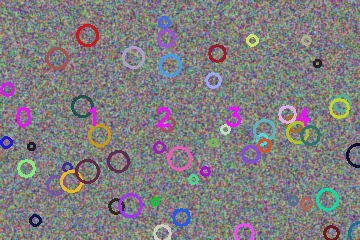
#> input picture panorama/assets/synthetic/1.jpg, 360 x 240 px, found by its file name
$ python CV_work1.py
#> lines starting #> are read from the running program, lines starting #| are printed output that depends on the picture; after the words box and inside, x2 and y2 are one past the last pixel; in counts of white or black regions, pixels touching at a corner belong together; long printed decimals are rounded
import cv2 as cv
import numpy as np
from itertools import combinations
from math import lgamma, log, exp


# 三张待拼接图片。默认顺序为：左图、中间图、右图。
IMAGE_PATHS = ["1.jpg", "2.jpg", "3.jpg"]

# 为了避免原图过大导致运行很慢，默认把最长边缩到 1600。
MAX_SIDE = 1600


def resize_image(img, max_side):
    """将图像最长边缩放到 max_side，保持宽高比例不变。"""
    if max_side is None:
        return img

    h, w = img.shape[:2]
    long_side = max(h, w)

    if long_side <= max_side:
        return img

    # 缩放比例 = 目标最长边 / 原图最长边。
    scale = max_side / long_side
    new_w = int(w * scale)
    new_h = int(h * scale)
    return cv.resize(img, (new_w, new_h), interpolation=cv.INTER_AREA)


def calculate_probability(ni, nf, p1=0.6, p0=0.1, prior=1e-6):
    """根据 RANSAC 内点数 ni 和候选匹配数 nf 计算两图匹配概率。"""
    if nf == 0:
        return 0.0

    # 二项分布的对数形式，避免直接计算阶乘造成数值过大。
    log_c = lgamma(nf + 1) - lgamma(ni + 1) - lgamma(nf - ni + 1)
    log_b1 = log_c + ni * log(p1) + (nf - ni) * log(1 - p1)
    log_b0 = log_c + ni * log(p0) + (nf - ni) * log(1 - p0)

    # prior 先验概率：在不知道图像内容前，默认两张图真正匹配的概率很小。
    log_true = log_b1 + log(prior)
    log_false = log_b0 + log(1 - prior)
    x = log_false - log_true

    # 防止 exp(x) 因 x 过大而溢出。
    if x > 700:
        return 0.0
    if x < -700:
        return 1.0

    # 把两个假设的对数概率转换成 0~1 之间的后验概率。
    return 1.0 / (1.0 + exp(x))


def find_transform(img1, img2):
    """计算 img1 到 img2 的单应矩阵，同时返回匹配统计信息。"""
    gray1 = cv.cvtColor(img1, cv.COLOR_BGR2GRAY)
    gray2 = cv.cvtColor(img2, cv.COLOR_BGR2GRAY)

    # 创建 SIFT 特征提取器
    sift = cv.SIFT_create()
    # kp1 是关键点列表，des1 是每个关键点对应的 128 维 SIFT 描述子。
    kp1, des1 = sift.detectAndCompute(gray1, None)
    kp2, des2 = sift.detectAndCompute(gray2, None)

    if des1 is None or des2 is None:
        return None, 0, 0, 0.0

    # 使用 FLANN 匹配。
    index_params = dict(algorithm=1, trees=5)
    search_params = dict(checks=50)
    matcher = cv.FlannBasedMatcher(index_params, search_params)

    matches = matcher.knnMatch(des1, des2, k=2)

    # 最佳匹配要明显优于第二佳匹配。
    good_matches = []
    ratio = 0.75
    for pair in matches:
        if len(pair) == 2:
            m = pair[0]
            n = pair[1]
            if m.distance < ratio * n.distance:
                good_matches.append(m)

    # nf：通过初步筛选后的候选匹配数量。
    nf = len(good_matches)
    if nf < 4:
        return None, nf, 0, 0.0

    # src_points 存 img1 中的匹配点坐标；dst_points 存 img2 中对应点坐标。
    src_points = []
    dst_points = []
    for m in good_matches:
        src_points.append(kp1[m.queryIdx].pt)
        dst_points.append(kp2[m.trainIdx].pt)

    src_points = np.float32(src_points).reshape(-1, 1, 2)
    dst_points = np.float32(dst_points).reshape(-1, 1, 2)

    # RANSAC 可以剔除错误匹配，mask 中的 1 表示内点。
    H, mask = cv.findHomography(src_points, dst_points, cv.RANSAC, 5.0)
    if H is None or mask is None:
        return None, nf, 0, 0.0

    # 内点数量 ni。
    ni = int(mask.sum())
    probability = calculate_probability(ni, nf)
    return H, nf, ni, probability


def crop_black_border(img, valid_mask):
    """根据有效区域 mask 裁掉四周黑边。"""

    # 真实图像内容
    rows, cols = np.where(valid_mask > 0)

    if len(rows) == 0 or len(cols) == 0:
        return img

    # 找到所有有效像素形成的最小外接矩形。
    top = int(rows.min())
    bottom = int(rows.max()) + 1
    left = int(cols.min())
    right = int(cols.max()) + 1

    # 向内收缩边界。每次裁掉“黑边最多”的一侧，
    threshold = 0.995
    # 持续检查四条边是否还含有明显黑边。
    while top < bottom - 1 and left < right - 1:
        top_ratio = valid_mask[top, left:right].mean()
        bottom_ratio = valid_mask[bottom - 1, left:right].mean()
        left_ratio = valid_mask[top:bottom, left].mean()
        right_ratio = valid_mask[top:bottom, right - 1].mean()

        # 找出有效像素比例最低的一条边。
        min_ratio = min(top_ratio, bottom_ratio, left_ratio, right_ratio)
        if min_ratio >= threshold:
            break

        # 哪条边的有效比例最低，就把哪条边向内收缩一格。
        if min_ratio == top_ratio:
            top += 1
        elif min_ratio == bottom_ratio:
            bottom -= 1
        elif min_ratio == left_ratio:
            left += 1
        else:
            right -= 1

    return img[top:bottom, left:right]


def stitch_three_images(images):
    """以第二张图为参考图，将三张图拼接成全景图。"""
    img_a = images[0]
    img_b = images[1]
    img_c = images[2]

    # 计算 A 到 B , C 到 B的单应矩阵。
    H_ab, nf_ab, ni_ab, p_ab = find_transform(img_a, img_b)
    H_cb, nf_cb, ni_cb, p_cb = find_transform(img_c, img_b)

    if H_ab is None or H_cb is None:
        raise ValueError("图像重叠不足，无法完成三图拼接。")

    transforms = [H_ab, np.eye(3), H_cb]

    # 计算三张图变换后的四个角点，用来确定全景图画布大小。
    all_corners = []
    for i in range(3):
        img = images[i]
        H = transforms[i]
        h, w = img.shape[:2]
        corners = np.float32([[0, 0], [w, 0], [w, h], [0, h]]).reshape(-1, 1, 2)
        new_corners = cv.perspectiveTransform(corners, H)
        all_corners.append(new_corners)

    all_corners = np.vstack(all_corners)
    xmin, ymin = np.floor(all_corners.min(axis=0).ravel()).astype(int)
    xmax, ymax = np.ceil(all_corners.max(axis=0).ravel()).astype(int)

    # 如果坐标有负数，就整体平移到正坐标区域。
    move = np.array([[1, 0, -xmin],
                     [0, 1, -ymin],
                     [0, 0, 1]], dtype=np.float64)

    out_w = xmax - xmin
    out_h = ymax - ymin

    color_sum = np.zeros((out_h, out_w, 3), np.float32)
    weight_sum = np.zeros((out_h, out_w, 1), np.float32)

    for i in range(3):
        img = images[i]
        H = transforms[i]
        final_H = np.dot(move, H)

        warped = cv.warpPerspective(img, final_H, (out_w, out_h))

        # 单独变换一张白色 mask，用来判断哪些像素来自原图。
        src_mask = np.ones(img.shape[:2], dtype=np.uint8) * 255
        warped_mask = cv.warpPerspective(src_mask, final_H, (out_w, out_h),
                                         flags=cv.INTER_NEAREST)
        valid = (warped_mask > 0).astype(np.uint8)

        # 距离变换产生羽化权重：越靠近图像中心权重越大，边缘权重越小。
        weight = cv.distanceTransform(valid, cv.DIST_L2, 3)
        if weight.max() > 0:
            weight = weight / weight.max()

        weight = weight.reshape(out_h, out_w, 1).astype(np.float32)
        color_sum = color_sum + warped.astype(np.float32) * weight
        weight_sum = weight_sum + weight

    panorama_full = color_sum / np.maximum(weight_sum, 1e-6)
    panorama_full = np.clip(panorama_full, 0, 255).astype(np.uint8)

    valid_mask = (weight_sum[:, :, 0] > 1e-6).astype(np.uint8)
    panorama_crop = crop_black_border(panorama_full, valid_mask)

    pair_results = [
        ("A-B", nf_ab, ni_ab, p_ab),
        ("B-C", nf_cb, ni_cb, p_cb)
    ]

    return panorama_crop, panorama_full, pair_results


def main():
    images = []
    for path in IMAGE_PATHS:
        img = cv.imread(path)
#> img is the input picture: shape (240, 360, 3); mean B, G, R 128.5, 125.6, 128.6
        if img is None:
            raise FileNotFoundError("无法读取图片：" + path)
        img = resize_image(img, MAX_SIDE)
        images.append(img)

    # 计算每两张图之间的匹配概率。
    print("三对图像的匹配概率：")
    for pair in combinations(range(3), 2):
        i = pair[0]
        j = pair[1]
        H, nf, ni, prob = find_transform(images[i], images[j])
        print(IMAGE_PATHS[i], "-", IMAGE_PATHS[j],
              "nf =", nf, "ni =", ni, "P =", format(prob, ".6f"))
#> this loop made 3 passes
#> (matches in find_transform, nf, ni) on passes 1 to 3: (1015 matches, 648, 641), (1015 matches, 330, 323), (1025 matches, 700, 698)
#| 1.jpg - 2.jpg nf = 648 ni = 641 P = 1.000
#| 1.jpg - 3.jpg nf = 330 ni = 323 P = 1.000
#| 2.jpg - 3.jpg nf = 700 ni = 698 P = 1.000
#> pass 1, in find_transform, `gray2 = cv.cvtColor(img2, cv.COLOR_BGR2GRAY)`:
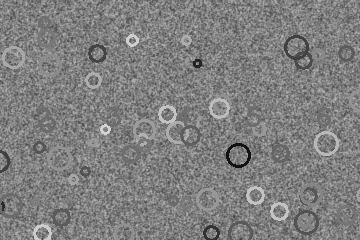
#> gray2: shape (240, 360); min 16, max 213, mean 127.3

    result_crop, result_full, used_pairs = stitch_three_images(images)
#> in find_transform (call 4), `kp1, des1 = sift.detectAndCompute(gray1, None)`: kp1 = 1015 keypoints; strongest (x, y, size): (317, 63, 2.1), (73, 171, 2.5), (80, 176, 2), (66, 171, 1.9)
#> in find_transform (call 4), `kp2, des2 = sift.detectAndCompute(gray2, None)`: kp2 = 1025 keypoints; strongest (x, y, size): (197, 63, 2.1), (230, 162, 2.6), (105, 129, 2.8), (228, 159, 2.6)
#> in find_transform (call 4), `matches = matcher.knnMatch(des1, des2, k=2)`: matches = 1015 matches
#> after the loop in find_transform (call 4), `for pair in matches:`: good_matches = 649 matches
#> in find_transform (call 4), `src_points = np.float32(src_points).reshape(-1, 1, 2)`: src_points = 649 rows, first 8: [26.6, 141.8], [35.8, 141.8], [95.07, 170.2], [116.7, 193.2], [117, 154.1], [119.9, 151.2], [121, 154.9], [123.9, 118.6]
#> in find_transform (call 4), `dst_points = np.float32(dst_points).reshape(-1, 1, 2)`: dst_points = 649 rows, first 8: [191.8, 67.29], [191.8, 67.29], [245.4, 158.1], [191.8, 67.29], [245.4, 158.1], [287.7, 54.35], [210.9, 229], [3.86, 118.6]
#> in stitch_three_images, `H_ab, nf_ab, ni_ab, p_ab = find_transform(img_a, img_b)`: H_ab = [[1, -1.81e-06, -120], [-7.35e-07, 1, 0.000667], [5.74e-09, -4.01e-08, 1]]; nf_ab = 649; ni_ab = 642; p_ab = 1
#> in find_transform (call 5), `kp1, des1 = sift.detectAndCompute(gray1, None)`: kp1 = 1059 keypoints; strongest (x, y, size): (77, 63, 2.1), (261, 118, 3.8), (110, 162, 2.6), (108, 159, 2.6)
#> in find_transform (call 5), `matches = matcher.knnMatch(des1, des2, k=2)`: matches = 1059 matches
#> after the loop in find_transform (call 5), `for pair in matches:`: good_matches = 702 matches
#> in find_transform (call 5), `src_points = np.float32(src_points).reshape(-1, 1, 2)`: src_points = 702 rows, first 8: [3.41, 29.53], [4.28, 168.6], [4.28, 168.6], [5.62, 67.89], [5.74, 90.21], [5.74, 90.21], [6.24, 220.8], [6.24, 220.8]
#> in find_transform (call 5), `dst_points = np.float32(dst_points).reshape(-1, 1, 2)`: dst_points = 702 rows, first 8: [123.4, 29.52], [124.3, 168.6], [124.3, 168.6], [125.6, 67.89], [125.7, 90.21], [125.7, 90.21], [126.2, 220.8], [126.2, 220.8]
#> in stitch_three_images, `H_cb, nf_cb, ni_cb, p_cb = find_transform(img_c, img_b)`: H_cb = [[1, 2.54e-06, 120], [-2.87e-06, 1, 0.00019], [-2.71e-08, 1.23e-08, 1]]; nf_cb = 702; ni_cb = 697; p_cb = 1
#> in stitch_three_images, `transforms = [H_ab, np.eye(3), H_cb]`: transforms = [[[1, -1.81e-06, -120], [-7.35e-07, 1, 0.000667], [5.74e-09, -4.01e-08, 1]], [[1, 0, 0], [0, 1, 0], [0, 0, 1]], [[1, 2.54e-06, 120], [-2.87e-06, 1, 0.00019], [-2.71e-08, 1.23e-08, 1]]]
#> the loop in stitch_three_images, `for i in range(3):` made 3 passes
#> new_corners on passes 1, 3: [[-120, 0.000667], [240, 0.000403], [240, 240], [-120, 240]], [[120, 0.00019], [480, -0.000842], [480, 240], [120, 240]]
#> (H, new_corners) on pass 2: ([[1, 0, 0], [0, 1, 0], [0, 0, 1]], [[0, 0], [360, 0], [360, 240], [0, 240]])
#> after the loop in stitch_three_images, `for i in range(3):`: all_corners = [[[-120, 0.000667], [240, 0.000403], [240, 240], [-120, 240]], [[0, 0], [360, 0], [360, 240], [0, 240]], [[120, 0.00019], [480, -0.000842], [480, 240], [120, 240]]]
#> in stitch_three_images, `all_corners = np.vstack(all_corners)`: all_corners = [[-120, 0.000667], [240, 0.000403], [240, 240], [-120, 240], [0, 0], [360, 0], [360, 240], [0, 240], [120, 0.00019], [480, -0.000842], [480, 240], [120, 240]]
#> in stitch_three_images, `xmin, ymin = np.floor(all_corners.min(axis=0).ravel()).astype(int)`: xmin = -121; ymin = -1
#> in stitch_three_images, `xmax, ymax = np.ceil(all_corners.max(axis=0).ravel()).astype(int)`: xmax = 481; ymax = 241
#> in stitch_three_images, `move = np.array([[1, 0, -xmin], [0, 1, -ymin], [0, 0, 1]], dtype=np.fl..`: move = [[1, 0, 121], [0, 1, 1], [0, 0, 1]]
#> in stitch_three_images, `out_w = xmax - xmin`: out_w = 602
#> in stitch_three_images, `out_h = ymax - ymin`: out_h = 242
#> the loop in stitch_three_images, `for i in range(3):` made 3 passes
#> (H, final_H) on pass 2: ([[1, 0, 0], [0, 1, 0], [0, 0, 1]], [[1, 0, 121], [0, 1, 1], [0, 0, 1]])
#> pass 1, in stitch_three_images, `warped_mask = cv.warpPerspective(src_mask, final_H, (out_w, out_h), fl..`:
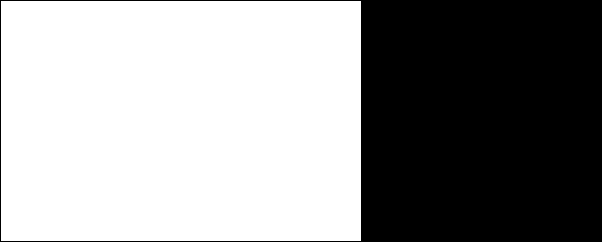
#> warped_mask: shape (242, 602); 59.3% white; 1 black region, box (x1, y1, x2, y2) and area: (0, 0, 602, 242) 59284
#> after the loop in stitch_three_images, `for i in range(3):`:
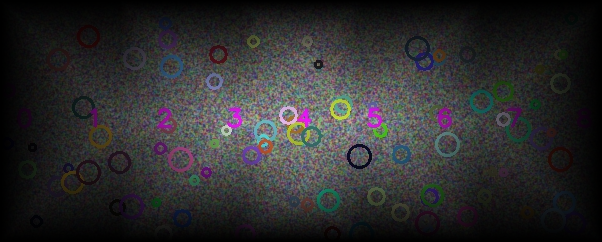
#> color_sum: shape (242, 602, 3) float32; mean B, G, R 90.3, 88.6, 89.7; drawn with min black and max white
#> after the loop in stitch_three_images, `for i in range(3):`: src_mask: shape (240, 360); every value is 255
#> after the loop in stitch_three_images, `for i in range(3):`:
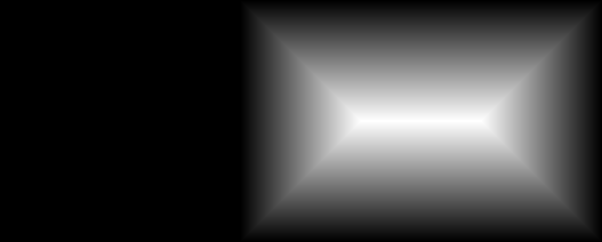
#> weight: shape (242, 602, 1) float32; min 0, max 1, mean 0.233
#> after the loop in stitch_three_images, `for i in range(3):`:
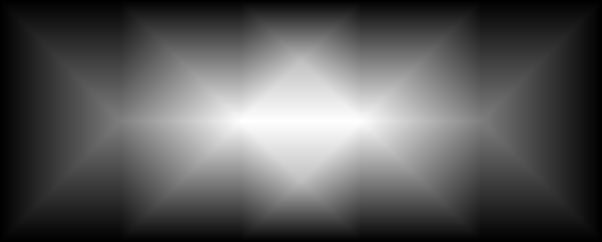
#> weight_sum: shape (242, 602, 1) float32; min 0, max 2.01, mean 0.699; drawn with min black and max white
#> in stitch_three_images, `valid_mask = (weight_sum[:, :, 0] > 1e-6).astype(np.uint8)`:
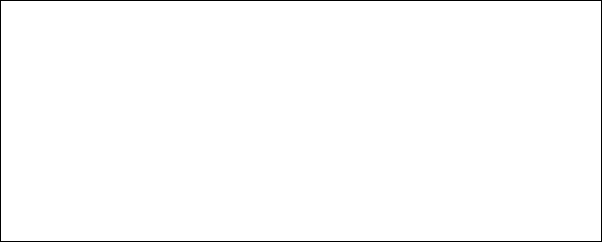
#> valid_mask: shape (242, 602); values 0 (black) and 1 (white), 98.8% white; black in thin lines or dots
#> in crop_black_border, `top = int(rows.min())`: top = 1
#> in crop_black_border, `bottom = int(rows.max()) + 1`: bottom = 241
#> in crop_black_border, `left = int(cols.min())`: left = 1
#> in crop_black_border, `right = int(cols.max()) + 1`: right = 601
#> the loop in crop_black_border, `while top < bottom - 1 and left < right - 1:` made 1 pass
#> (top_ratio, bottom_ratio, left_ratio, right_ratio, min_ratio) on pass 1: (1, 1, 1, 1, 1)
#> after the loop in crop_black_border, `while top < bottom - 1 and left < right - 1:`: bottom = 241; left = 1; right = 601; top = 1
#> in crop_black_border, `return img[top:bottom, left:right]`:
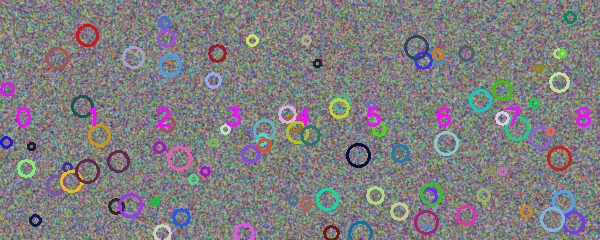
#> returned value: shape (240, 600, 3); mean of channels 0, 1, 2 128.5, 126, 127.9; drawn as B, G, R
#> in stitch_three_images, `pair_results = [ ("A-B", nf_ab, ni_ab, p_ab), ("B-C", nf_cb, ni_cb, p_..`: pair_results = [('A-B', 649, 642, 1), ('B-C', 702, 697, 1)]
#> used_pairs = [('A-B', 649, 642, 1), ('B-C', 702, 697, 1)]

    cv.imwrite("result_crop.jpg", result_crop)
    cv.imwrite("result_full.jpg", result_full)

    print("\n实际用于拼接的相邻图像对：")
    for item in used_pairs:
        name, nf, ni, prob = item
        print(name, "nf =", nf, "ni =", ni, "P =", format(prob, ".6f"))
#> this loop made 2 passes
#| A-B nf = 649 ni = 642 P = 1.000
#| B-C nf = 702 ni = 697 P = 1.000

    print("\n已保存：result_crop.jpg 和 result_full.jpg")


if __name__ == "__main__":
    main()
